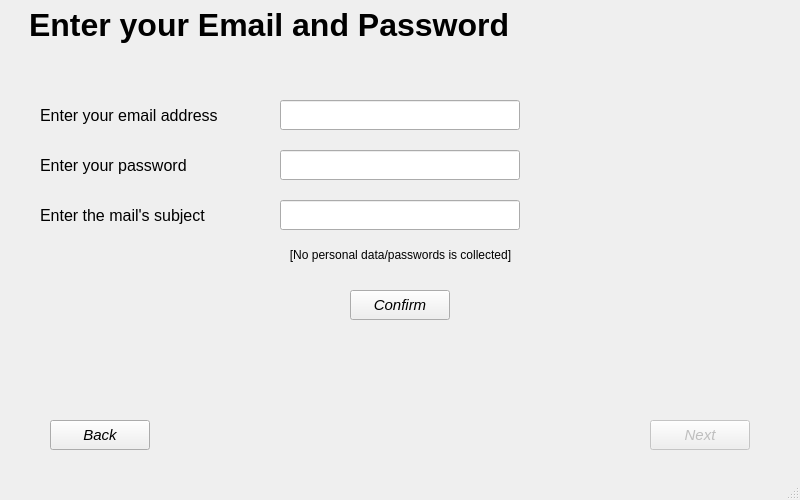
<?xml version="1.0" encoding="UTF-8"?>
<ui version="4.0">
 <class>MainWindow</class>
 <widget class="QMainWindow" name="MainWindow">
  <property name="geometry">
   <rect>
    <x>0</x>
    <y>0</y>
    <width>800</width>
    <height>500</height>
   </rect>
  </property>
  <property name="windowTitle">
   <string>MainWindow</string>
  </property>
  <widget class="QWidget" name="centralwidget">
   <widget class="QPushButton" name="b51">
    <property name="geometry">
     <rect>
      <x>50</x>
      <y>420</y>
      <width>100</width>
      <height>30</height>
     </rect>
    </property>
    <property name="font">
     <font>
      <pointsize>11</pointsize>
      <italic>true</italic>
     </font>
    </property>
    <property name="text">
     <string>Back</string>
    </property>
   </widget>
   <widget class="QLabel" name="label">
    <property name="geometry">
     <rect>
      <x>29</x>
      <y>0</y>
      <width>771</width>
      <height>50</height>
     </rect>
    </property>
    <property name="font">
     <font>
      <pointsize>24</pointsize>
      <italic>false</italic>
      <bold>true</bold>
     </font>
    </property>
    <property name="text">
     <string>Enter your Email and Password</string>
    </property>
    <property name="alignment">
     <set>Qt::AlignJustify|Qt::AlignVCenter</set>
    </property>
   </widget>
   <widget class="QPushButton" name="b52">
    <property name="enabled">
     <bool>false</bool>
    </property>
    <property name="geometry">
     <rect>
      <x>650</x>
      <y>420</y>
      <width>100</width>
      <height>30</height>
     </rect>
    </property>
    <property name="font">
     <font>
      <pointsize>11</pointsize>
      <italic>true</italic>
     </font>
    </property>
    <property name="text">
     <string>Next</string>
    </property>
   </widget>
   <widget class="QLabel" name="label_2">
    <property name="geometry">
     <rect>
      <x>40</x>
      <y>100</y>
      <width>240</width>
      <height>30</height>
     </rect>
    </property>
    <property name="font">
     <font>
      <pointsize>12</pointsize>
     </font>
    </property>
    <property name="text">
     <string>Enter your email address</string>
    </property>
   </widget>
   <widget class="QLabel" name="label_3">
    <property name="geometry">
     <rect>
      <x>40</x>
      <y>150</y>
      <width>240</width>
      <height>30</height>
     </rect>
    </property>
    <property name="font">
     <font>
      <pointsize>12</pointsize>
     </font>
    </property>
    <property name="text">
     <string>Enter your password</string>
    </property>
   </widget>
   <widget class="QLineEdit" name="tbc2">
    <property name="geometry">
     <rect>
      <x>280</x>
      <y>150</y>
      <width>240</width>
      <height>30</height>
     </rect>
    </property>
   </widget>
   <widget class="QLineEdit" name="tbc1">
    <property name="geometry">
     <rect>
      <x>280</x>
      <y>100</y>
      <width>240</width>
      <height>30</height>
     </rect>
    </property>
   </widget>
   <widget class="QLineEdit" name="tbc3">
    <property name="geometry">
     <rect>
      <x>280</x>
      <y>200</y>
      <width>240</width>
      <height>30</height>
     </rect>
    </property>
   </widget>
   <widget class="QLabel" name="label_4">
    <property name="geometry">
     <rect>
      <x>40</x>
      <y>200</y>
      <width>240</width>
      <height>30</height>
     </rect>
    </property>
    <property name="font">
     <font>
      <pointsize>12</pointsize>
     </font>
    </property>
    <property name="text">
     <string>Enter the mail's subject</string>
    </property>
   </widget>
   <widget class="QPushButton" name="b53">
    <property name="geometry">
     <rect>
      <x>350</x>
      <y>290</y>
      <width>100</width>
      <height>30</height>
     </rect>
    </property>
    <property name="font">
     <font>
      <pointsize>11</pointsize>
      <italic>true</italic>
     </font>
    </property>
    <property name="text">
     <string>Confirm</string>
    </property>
   </widget>
   <widget class="QLabel" name="status">
    <property name="geometry">
     <rect>
      <x>280</x>
      <y>330</y>
      <width>240</width>
      <height>30</height>
     </rect>
    </property>
    <property name="font">
     <font>
      <pointsize>12</pointsize>
     </font>
    </property>
    <property name="text">
     <string/>
    </property>
    <property name="alignment">
     <set>Qt::AlignCenter</set>
    </property>
   </widget>
   <widget class="QLabel" name="label_5">
    <property name="geometry">
     <rect>
      <x>200</x>
      <y>240</y>
      <width>401</width>
      <height>30</height>
     </rect>
    </property>
    <property name="font">
     <font>
      <pointsize>9</pointsize>
     </font>
    </property>
    <property name="text">
     <string>[No personal data/passwords is collected]</string>
    </property>
    <property name="alignment">
     <set>Qt::AlignCenter</set>
    </property>
   </widget>
  </widget>
  <widget class="QMenuBar" name="menubar">
   <property name="geometry">
    <rect>
     <x>0</x>
     <y>0</y>
     <width>800</width>
     <height>22</height>
    </rect>
   </property>
  </widget>
  <widget class="QStatusBar" name="statusbar"/>
 </widget>
 <resources/>
 <connections/>
</ui>
